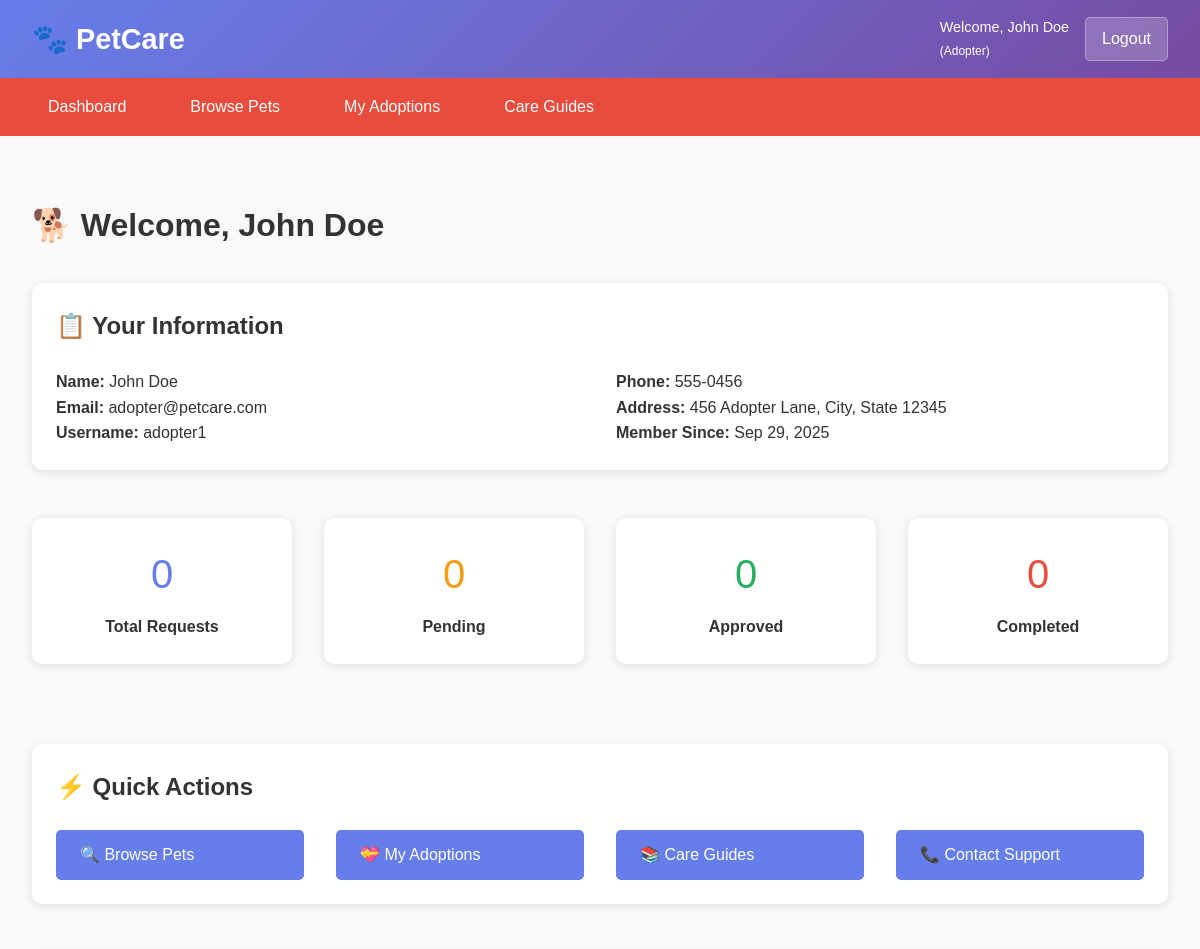
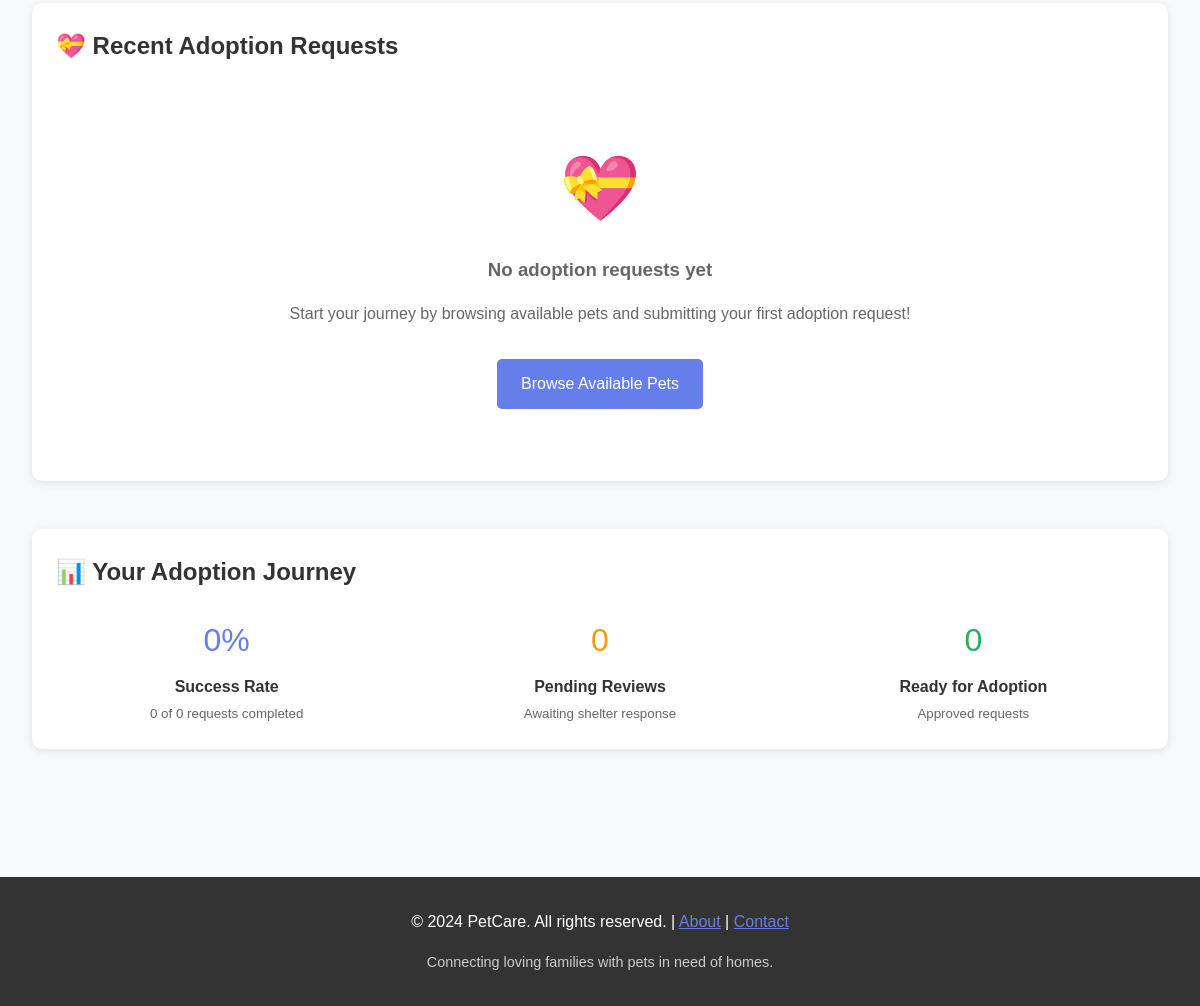
The app's page /adopter/dashboard.php (signed in) with its own data (2 pictures, top to bottom).
### tables this page shows
CREATE TABLE users (
    id INT AUTO_INCREMENT PRIMARY KEY,
    username VARCHAR(50) UNIQUE NOT NULL,
    email VARCHAR(100) UNIQUE NOT NULL,
    password VARCHAR(255) NOT NULL,
    user_type ENUM('admin', 'shelter', 'adopter') NOT NULL,
    first_name VARCHAR(50) NOT NULL,
    last_name VARCHAR(50) NOT NULL,
    phone VARCHAR(20),
    address TEXT,
    created_at TIMESTAMP DEFAULT CURRENT_TIMESTAMP,
    updated_at TIMESTAMP DEFAULT CURRENT_TIMESTAMP ON UPDATE CURRENT_TIMESTAMP
);

### adopter/dashboard.php (the view, shortened to what this page needs)
<?php
require_once '../config/db.php';
try {
    $stmt = $pdo->prepare("
        SELECT * FROM users WHERE id = ?
    ");
    $stmt->execute([$_SESSION['user_id']]);
    $adopter = $stmt->fetch();
} catch(PDOException $e) {
    header('Location: /PetCare/index.php');
    exit();
}
try {
    $stats = [];
    $stmt = $pdo->prepare("SELECT COUNT(*) as count FROM adoption_requests WHERE adopter_id = ?");
    $stmt->execute([$_SESSION['user_id']]);
    $stats['total_requests'] = $stmt->fetch()['count'];
    $stmt = $pdo->prepare("SELECT COUNT(*) as count FROM adoption_requests WHERE adopter_id = ? AND status = 'pending'");
    $stmt->execute([$_SESSION['user_id']]);
    $stats['pending_requests'] = $stmt->fetch()['count'];
    $stmt = $pdo->prepare("SELECT COUNT(*) as count FROM adoption_requests WHERE adopter_id = ? AND status = 'approved'");
    $stmt->execute([$_SESSION['user_id']]);
    $stats['approved_requests'] = $stmt->fetch()['count'];
    $stmt = $pdo->prepare("SELECT COUNT(*) as count FROM adoption_requests WHERE adopter_id = ? AND status = 'completed'");
    $stmt->execute([$_SESSION['user_id']]);
    $stats['completed_adoptions'] = $stmt->fetch()['count'];
    $stmt = $pdo->prepare("
        SELECT ar.*, p.name as pet_name, p.species, p.breed, p.photo_path, s.shelter_name
        FROM adoption_requests ar
        JOIN pets p ON ar.pet_id = p.id
        JOIN shelters s ON ar.shelter_id = s.id
        WHERE ar.adopter_id = ?
        ORDER BY ar.request_date DESC
        LIMIT 5
    ");
    $stmt->execute([$_SESSION['user_id']]);
    $recent_requests = $stmt->fetchAll();
} catch(PDOException $e) {
    $stats = ['total_requests' => 0, 'pending_requests' => 0, 'approved_requests' => 0, 'completed_adoptions' => 0];
    $recent_requests = [];
}
?>
<?php include '../common/header.php'; ?>
<?php include '../common/navbar_adopter.php'; ?>
<div class="main-content">
    <h1 style="color: #333; margin-bottom: 2rem;">🐕 Welcome, <?php echo htmlspecialchars($adopter['first_name'] . ' ' . $adopter['last_name']); ?></h1>
    <div class="card" style="margin-bottom: 3rem;">
        <h2 style="color: #333; margin-bottom: 1.5rem;">📋 Your Information</h2>
        <div class="grid grid-2">
            <div>
                <p><strong>Name:</strong> <?php echo htmlspecialchars($adopter['first_name'] . ' ' . $adopter['last_name']); ?></p>
                <p><strong>Email:</strong> <?php echo htmlspecialchars($adopter['email']); ?></p>
                <p><strong>Username:</strong> <?php echo htmlspecialchars($adopter['username']); ?></p>
            </div>
            <div>
                <p><strong>Phone:</strong> <?php echo $adopter['phone'] ? htmlspecialchars($adopter['phone']) : 'Not provided'; ?></p>
                <p><strong>Address:</strong> <?php echo $adopter['address'] ? htmlspecialchars($adopter['address']) : 'Not provided'; ?></p>
                <p><strong>Member Since:</strong> <?php echo date('M j, Y', strtotime($adopter['created_at'])); ?></p>
            </div>
        </div>
    </div>
    <div class="grid grid-4" style="margin-bottom: 3rem;">
        <div class="card text-center">
            <div style="font-size: 2.5rem; color: #667eea; margin-bottom: 0.5rem;">
                <?php echo $stats['total_requests']; ?>
            </div>
            <h4>Total Requests</h4>
        </div>
        <div class="card text-center">
            <div style="font-size: 2.5rem; color: #f39c12; margin-bottom: 0.5rem;">
                <?php echo $stats['pending_requests']; ?>
            </div>
            <h4>Pending</h4>
        </div>
        <div class="card text-center">
            <div style="font-size: 2.5rem; color: #27ae60; margin-bottom: 0.5rem;">
                <?php echo $stats['approved_requests']; ?>
            </div>
            <h4>Approved</h4>
        </div>
        <div class="card text-center">
            <div style="font-size: 2.5rem; color: #e74c3c; margin-bottom: 0.5rem;">
                <?php echo $stats['completed_adoptions']; ?>
            </div>
            <h4>Completed</h4>
        </div>
    </div>
    <div class="card" style="margin-bottom: 3rem;">
        <h2 style="color: #333; margin-bottom: 1.5rem;">⚡ Quick Actions</h2>
        <div class="grid grid-4">
            <a href="browsePets.php" class="btn">🔍 Browse Pets</a>
            <a href="myAdoptions.php" class="btn">💝 My Adoptions</a>
            <a href="careGuides.php" class="btn">📚 Care Guides</a>
            <a href="../contact.php" class="btn">📞 Contact Support</a>
        </div>
    </div>
    <div class="card" style="margin-bottom: 3rem;">
        <h2 style="color: #333; margin-bottom: 1.5rem;">💝 Recent Adoption Requests</h2>
        <?php if (!empty($recent_requests)): ?>
            <div style="max-height: 400px; overflow-y: auto;">
                <?php foreach ($recent_requests as $request): ?>
                    <div style="display: flex; align-items: center; padding: 1.5rem; border-bottom: 1px solid #eee; margin-bottom: 1rem;">
                        <div style="margin-right: 1.5rem;">
                            <?php if ($request['photo_path'] && file_exists('../uploads/' . $request['photo_path'])): ?>
                                <img src="../uploads/<?php echo htmlspecialchars($request['photo_path']); ?>"
                                     alt="<?php echo htmlspecialchars($request['pet_name']); ?>"
                                     style="width: 80px; height: 80px; object-fit: cover; border-radius: 10px;">
                            <?php else: ?>
                                <div style="width: 80px; height: 80px; background: #f0f0f0; border-radius: 10px; display: flex; align-items: center; justify-content: center; font-size: 2rem;">
                                    🐕
                                </div>
                            <?php endif; ?>
                        </div>
                        <div style="flex: 1;">
                            <h4 style="margin: 0 0 0.5rem 0; color: #333;"><?php echo htmlspecialchars($request['pet_name']); ?></h4>
                            <p style="margin: 0.25rem 0; color: #666; font-size: 0.9rem;">
                                <strong>Species:</strong> <?php echo ucfirst($request['species']); ?> - <?php echo htmlspecialchars($request['breed']); ?>
                            </p>
                            <p style="margin: 0.25rem 0; color: #666; font-size: 0.9rem;">
                                <strong>Shelter:</strong> <?php echo htmlspecialchars($request['shelter_name']); ?>
                            </p>
                            <p style="margin: 0.25rem 0; color: #666; font-size: 0.8rem;">
                                <strong>Requested:</strong> <?php echo date('M j, Y g:i A', strtotime($request['request_date'])); ?>
                            </p>
                        </div>
                        <div style="text-align: right;">
                            <div style="margin-bottom: 0.5rem;">
                                <span class="badge badge-<?php
                                    echo $request['status'] === 'pending' ? 'warning' :
                                        ($request['status'] === 'approved' ? 'success' :
                                        ($request['status'] === 'rejected' ? 'danger' : 'info'));
                                ?>">
                                    <?php echo ucfirst($request['status']); ?>
                                </span>
                            </div>
                            <?php if ($request['status'] === 'pending'): ?>
                                <p style="color: #666; font-size: 0.8rem; margin: 0;">
                                    Awaiting review
                                </p>
                            <?php elseif ($request['status'] === 'approved'): ?>
                                <p style="color: #27ae60; font-size: 0.8rem; margin: 0;">
                                    Ready for adoption!
                                </p>
                            <?php elseif ($request['status'] === 'rejected'): ?>
                                <p style="color: #e74c3c; font-size: 0.8rem; margin: 0;">
                                    Request declined
                                </p>
                            <?php else: ?>
                                <p style="color: #667eea; font-size: 0.8rem; margin: 0;">
                                    Adoption completed
                                </p>
                            <?php endif; ?>
                        </div>
                    </div>
                <?php endforeach; ?>
            </div>
            <div style="text-align: center; margin-top: 1.5rem;">
                <a href="myAdoptions.php" class="btn">View All My Adoptions</a>
            </div>
        <?php else: ?>
            <div style="text-align: center; padding: 3rem;">
                <div style="font-size: 4rem; margin-bottom: 1rem;">💝</div>
                <h3 style="color: #666; margin-bottom: 1rem;">No adoption requests yet</h3>
                <p style="color: #666; margin-bottom: 2rem;">
                    Start your journey by browsing available pets and submitting your first adoption request!
                </p>
                <a href="browsePets.php" class="btn">Browse Available Pets</a>
            </div>
        <?php endif; ?>
    </div>
    <div class="card">
        <h2 style="color: #333; margin-bottom: 1.5rem;">📊 Your Adoption Journey</h2>
        <div class="grid grid-3">
            <div class="text-center">
                <div style="font-size: 2rem; color: #667eea; margin-bottom: 0.5rem;">
                    <?php echo $stats['total_requests'] > 0 ? round(($stats['completed_adoptions'] / $stats['total_requests']) * 100, 1) : 0; ?>%
                </div>
                <h4>Success Rate</h4>
                <small style="color: #666;"><?php echo $stats['completed_adoptions']; ?> of <?php echo $stats['total_requests']; ?> requests completed</small>
            </div>
            <div class="text-center">
                <div style="font-size: 2rem; color: #f39c12; margin-bottom: 0.5rem;">
                    <?php echo $stats['pending_requests']; ?>
                </div>
                <h4>Pending Reviews</h4>
                <small style="color: #666;">Awaiting shelter response</small>
            </div>
            <div class="text-center">
                <div style="font-size: 2rem; color: #27ae60; margin-bottom: 0.5rem;">
                    <?php echo $stats['approved_requests']; ?>
                </div>
                <h4>Ready for Adoption</h4>
                <small style="color: #666;">Approved requests</small>
            </div>
        </div>
    </div>
</div>
<?php include '../common/footer.php'; ?>

### common/header.php (style rules this page uses)
* { margin: 0; padding: 0; box-sizing: border-box; }
body { font-family: 'Arial', sans-serif; line-height: 1.6; color: #333; background-color: #f8f9fa; }
.main-content { max-width: 1200px; margin: 0 auto; padding: 2rem; min-height: calc(100vh - 200px); }
.card { background: white; border-radius: 10px; box-shadow: 0 2px 10px rgba(0,0,0,0.1); padding: 1.5rem; margin-bottom: 2rem; }
.btn { display: inline-block; padding: 0.75rem 1.5rem; background: #667eea; color: white; text-decoration: none; border-radius: 5px; border: none; cursor: pointer; transition: background 0.3s; font-size: 1rem; }
.grid { display: grid; gap: 2rem; }
.grid-2 { grid-template-columns: repeat(auto-fit, minmax(300px, 1fr)); }
.grid-3 { grid-template-columns: repeat(auto-fit, minmax(250px, 1fr)); }
.grid-4 { grid-template-columns: repeat(auto-fit, minmax(200px, 1fr)); }
.text-center { text-align: center; }

### records on screen
users: first_name+last_name "John Doe", email "adopter@petcare.com", username "adopter1", phone "555-0456", address "456 Adopter Lane, City, State 12345", created_at "Sep 29, 2025"

### other values on screen
$_SESSION['first_name'] . ' ' . $_SESSION['last_name'] "John Doe"
$_SESSION['user_type'] "Adopter"
$stats['total_requests'] "0"
$stats['pending_requests'] "0"
$stats['approved_requests'] "0"
$stats['completed_adoptions'] "0"
